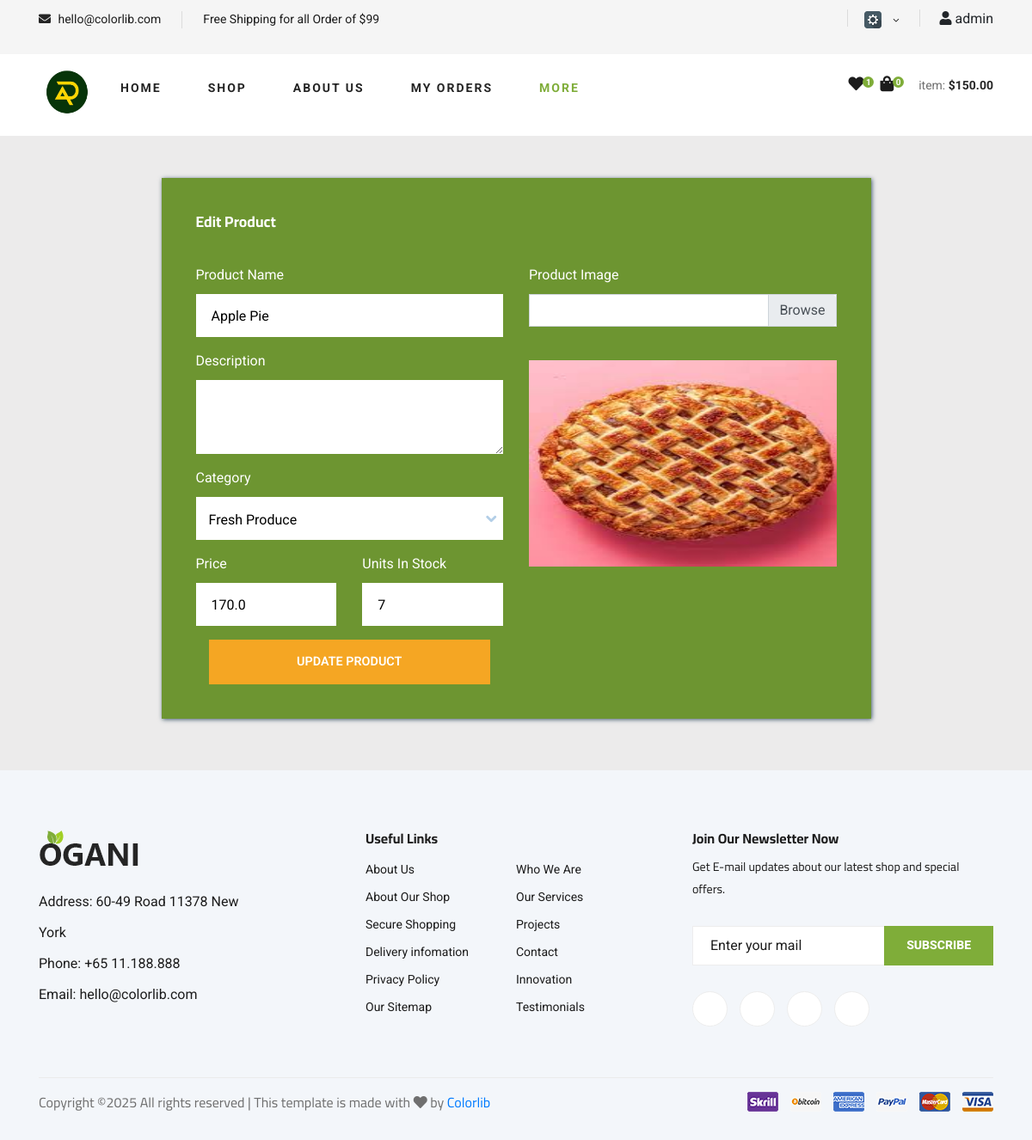
The app's page /edit-products/1 (signed in) with its own data.
### shop/models.py (models this page shows)
class Product(db.Model):
    id = db.Column(db.Integer, primary_key=True)
    username = db.Column(db.String(255), nullable=False)
    name = db.Column(db.String(100), nullable=False)
    description = db.Column(db.Text, nullable=False)
    category = db.Column(db.String(50), nullable=False)
    price = db.Column(db.Float, nullable=False)
    stock = db.Column(db.Integer, nullable=False)
    image_filename = db.Column(db.String(100))
    cart_items = db.relationship('CartItem', back_populates='product')

### shop/routes.py (the view, shortened to what this page needs)
@app.route('/edit-products/<int:product_id>', methods=['GET', 'POST'])
def editproducts(product_id):
    username = session.get('name')
    cart_items = CartItem.query.filter_by(username=username).all()
    total_items = len(cart_items)
    form = AddProductForm()
    product = Product.query.get(product_id)
    return render_template('seller/edit-product.html', product=product, form=form, cart_items=cart_items, total_items=total_items)

### shop/forms.py
class AddProductForm(FlaskForm):
    name = StringField('Product Name', validators=[InputRequired()], render_kw={'style': 'background-color: #ffffff; color: #000000;'})
    description = TextAreaField('Description', validators=[InputRequired()], render_kw={'style': 'background-color: #ffffff; color: #000000;'})
    category = SelectField('Category', choices=[
        ('Fresh Produce', 'Fresh Produce'),
        ('Snack and Candy', 'Snack and Candy'),
        ('Pantry Staples', 'Pantry Staples'),
        ('Gourmet Foods', 'Gourmet Foods'),
        ('Beverages', 'Beverages')
    ], render_kw={'style': 'background-color: #ffffff; color: #000000;'})
    price = FloatField('Price', render_kw={'style': 'background-color: #ffffff; color: #000000;'})
    stock = IntegerField('Units In Stock', render_kw={'style': 'background-color: #ffffff; color: #000000;'})
    product_image = FileField('Product Image', validators=[FileAllowed(['jpg', 'jpeg', 'png'], 'Images only!')])

### templates/seller/edit-product.html (shortened to what this page needs)
{% include 'navbar.html' %}
<!DOCTYPE html>
<html lang="en">
  <head>
    <link rel="stylesheet" href="{{ url_for('static', filename='css2/fontawesome.min.css') }}" />
    <link rel="stylesheet" href="{{ url_for('static', filename='jquery-ui-datepicker/jquery-ui.min.css') }}" type="text/css" />
    <link rel="stylesheet" href="{{ url_for('static', filename='css2/css/bootstrap.min.css') }}" />
    <link rel="stylesheet" href="{{ url_for('static', filename='css2/templatemo-style.css') }}">
  </head>
  <body style="background-color: #ecebeb;">
    <div class="container tm-mt-big tm-mb-big" style="padding-top: 150px; background-color: #ecebeb;">
        <div class="row">
            <div class="col-xl-9 col-lg-10 col-md-12 col-sm-12 mx-auto">
                <div class="tm-bg-primary-dark tm-block tm-block-h-auto" style="background-color: #6D9531 ;">
                    <div class="row">
                        <div class="col-12" style="background-color: #6D9531; margin-bottom: 10px;">
                            <h2 class="tm-block-title d-inline-block">Edit Product</h2>
                        </div>
                    </div>
                    <div class="row tm-edit-product-row">
                        <div class="col-xl-6 col-lg-6 col-md-12">
                            <form method="POST" action="" class="tm-edit-product-form" enctype="multipart/form-data">
                                <div class="form-group mb-3">
                                    {{ form.name.label(for="name", class="form-label") }}
                                    {{ form.name(id="name", class="form-control validate", value=product.name) }}
                                </div>
                                <div class="form-group mb-3">
                                    {{ form.description.label(for="description", class="form-label") }}
                                    {{ form.description(id="description", class="form-control validate", value=product.description) }}
                                </div>
                                <div class="form-group mb-3">
                                    {{ form.category.label(for="category", class="form-label") }}
                                    {{ form.category(id="category", class="custom-select tm-select-accounts", value=product.category) }}
                                </div>
                                <div class="row">
                                    <div class="form-group mb-3 col-xs-12 col-sm-6">
                                        {{ form.price.label(for="price", class="form-label") }}
                                        {{ form.price(id="price", class="form-control validate", value=product.price) }}
                                    </div>
                                    <div class="form-group mb-3 col-xs-12 col-sm-6">
                                        {{ form.stock.label(for="stock", class="form-label") }}
                                        {{ form.stock(id="stock", class="form-control validate", value=product.stock) }}
                                    </div>
                                </div>
                                <div class="col-12">
                                  <button type="submit" class="btn btn-primary btn-block text-uppercase">Update Product</button>
                                </div>
                            </div>
                            <div class="col-xl-6 col-lg-6 col-md-12 mx-auto mb-4">
                              <div class="form-group mb-3">
                                <label for="product_image">Product Image</label>
                                <div class="custom-file">
                                  {{ form.product_image.label(class="form-label") }}
                                  <label class="custom-file-label" for="fileInput">Choose file</label>
                                </div>
                              </div>
                              <div class="tm-product-img-dummy mx-auto">
                                <img id="previewImage" src="{{ url_for('static', filename='images/' + product.image_filename) }}" alt="Preview" style="width: 100%; height: 100%;" />
                            </div>
                              <div class="custom-file mt-3 mb-3">
                              </div>
                            </div>
                        </div>
                    </div>
                </div>
            </div>
        </div>
</body>
    <footer class="footer spad">
      <div class="container">
          <div class="row">
              <div class="col-lg-3 col-md-6 col-sm-6">
                  <div class="footer__about">
                      <div class="footer__about__logo">
                          <a href="./index.html"><img src="static/img/logo.png" alt=""></a>
                      </div>
                      <ul>
                          <li>Address: 60-49 Road 11378 New York</li>
                          <li>Phone: +65 11.188.888</li>
                          <li>Email: hello@colorlib.com</li>
                      </ul>
                  </div>
              </div>
              <div class="col-lg-4 col-md-6 col-sm-6 offset-lg-1">
                  <div class="footer__widget">
                      <h6>Useful Links</h6>
                      <ul>
                          <li><a href="#">About Us</a></li>
                          <li><a href="#">About Our Shop</a></li>
                          <li><a href="#">Secure Shopping</a></li>
                          <li><a href="#">Delivery infomation</a></li>
                          <li><a href="#">Privacy Policy</a></li>
                          <li><a href="#">Our Sitemap</a></li>
                      </ul>
                      <ul>
                          <li><a href="#">Who We Are</a></li>
                          <li><a href="#">Our Services</a></li>
                          <li><a href="#">Projects</a></li>
                          <li><a href="#">Contact</a></li>
                          <li><a href="#">Innovation</a></li>
                          <li><a href="#">Testimonials</a></li>
                      </ul>
                  </div>
              </div>
              <div class="col-lg-4 col-md-12">
                  <div class="footer__widget">
                      <h6>Join Our Newsletter Now</h6>
                      <p>Get E-mail updates about our latest shop and special offers.</p>
                      <form action="#">
                          <input type="text" placeholder="Enter your mail">
                          <button type="submit" class="site-btn">Subscribe</button>
                      </form>
                      <div class="footer__widget__social">
                          <a href="#"></a>
                          <a href="#"></a>
                          <a href="#"></a>
                          <a href="#"></a>
                      </div>
                  </div>
              </div>
          </div>
          <div class="row">
              <div class="col-lg-12">
                  <div class="footer__copyright">
                      <div class="footer__copyright__text"><p>
  Copyright &copy;<script>document.write(new Date().getFullYear());</script> All rights reserved | This template is made with <i class="fa fa-heart" aria-hidden="true"></i> by <a href="https://colorlib.com" target="_blank">Colorlib</a>
  </p></div>
                      <div class="footer__copyright__payment"><img src="static/img/payment-item.png" alt=""></div>
                  </div>
              </div>
          </div>
      </div>
  </footer>
  </body>
</html>

### static/css/style.css (style rules this page uses)
html, body { height: 100%; font-family: "Cairo", sans-serif; -webkit-font-smoothing: antialiased; font-smoothing: antialiased; }
h1, h2, h3, h4, h5, h6 { margin: 0; color: #111111; font-weight: 400; font-family: "Cairo", sans-serif; }
h2 { font-size: 36px; }
h6 { font-size: 16px; }
p { font-size: 16px; font-family: "Cairo", sans-serif; color: #6f6f6f; font-weight: 400; line-height: 26px; margin: 0 0 15px 0; }
img { max-width: 100%; }
ul, ol { padding: 0; margin: 0; }
.spad { padding-top: 100px; padding-bottom: 100px; }
.site-btn { font-size: 14px; color: #ffffff; font-weight: 800; text-transform: uppercase; display: inline-block; padding: 13px 30px 12px; background: #7fad39; border: none; }
.footer { background: #F3F6FA; padding-top: 70px; padding-bottom: 0; }
.footer__about { margin-bottom: 30px; }
.footer__about ul li { font-size: 16px; color: #1c1c1c; line-height: 36px; list-style: none; }
.footer__about__logo { margin-bottom: 15px; }
.footer__about__logo a { display: inline-block; }
.footer__widget { margin-bottom: 30px; overflow: hidden; }
.footer__widget h6 { color: #1c1c1c; font-weight: 700; margin-bottom: 10px; }
.footer__widget ul { width: 50%; float: left; }
.footer__widget ul li { list-style: none; }
.footer__widget ul li a { color: #1c1c1c; font-size: 14px; line-height: 32px; }
.footer__widget p { font-size: 14px; color: #1c1c1c; margin-bottom: 30px; }
.footer__widget form { position: relative; margin-bottom: 30px; }
.footer__widget form input { width: 100%; font-size: 16px; padding-left: 20px; color: #1c1c1c; height: 46px; border: 1px solid #ededed; }
.footer__widget form input::placeholder { color: #1c1c1c; }
.footer__widget form button { position: absolute; right: 0; top: 0; padding: 0 26px; height: 100%; }
.footer__widget .footer__widget__social a { display: inline-block; height: 41px; width: 41px; font-size: 16px; color: #404040; border: 1px solid #ededed; border-radius: 50%; line-height: 38px; text-align: center; background: #ffffff; -webkit-transition: all, 0.3s; -moz-transition: all, 0.3s; -ms-transition: all, 0.3s; -o-transition: all, 0.3s; transition: all, 0.3s; margin-right: 10px; }
.footer__widget .footer__widget__social a:last-child { margin-right: 0; }
.footer__copyright { border-top: 1px solid #ebebeb; padding: 15px 0; overflow: hidden; margin-top: 20px; }
.footer__copyright__text { font-size: 14px; color: #1c1c1c; float: left; line-height: 25px; }
.footer__copyright__payment { float: right; }
@media only screen and (min-width: 1200px) { .container { max-width: 1170px; } }

### static/css2/templatemo-style.css (style rules this page uses)
html { font-size: 16px; overflow-x: hidden; }
body { font-family: Roboto, Helvetica, Arial, sans-serif; background-color: #4e657a; overflow-x: hidden; }
.tm-mt-big { margin-top: 57px; }
.tm-mb-big { margin-bottom: 60px; }
.tm-block { padding: 40px; -webkit-box-shadow: 1px 1px 5px 0 #455c71; -moz-box-shadow: 1px 1px 5px 0 #455c71; box-shadow: 1px 1px 5px 0 #455c71; min-height: 350px; height: 100%; max-height: 450px; }
.tm-block-h-auto { min-height: 1px; max-height: none; height: auto; }
.tm-block-title { font-size: 1.1rem; font-weight: 700; color: #fff; margin-bottom: 30px; }
.form-control { background-color: #54657d; color: #fff; border: 0; }
.form-group label { color: #fff; margin-bottom: 10px; }
.form-control { padding: 19px 18px; border-radius: 0; height: 50px; }
.form-group { margin-bottom: 15px; }
.btn { border-radius: 0; padding: 13px 28px; transition: all 0.2s ease; max-width: 100%; }
.btn-primary { color: #fff; background-color: #f5a623; border: 2px solid #f5a623; font-size: 90%; font-weight: 600; }
.custom-file-label { border-radius: 0; }
.tm-bg-primary-dark { background-color: #435c70; }
.custom-select { width: 100%; border: none; color: #acc6de; height: 50px; -webkit-appearance: none; -moz-appearance: none; -ms-appearance: none; -o-appearance: none; appearance: none; -webkit-border-radius: 0; -moz-border-radius: 0; -ms-border-radius: 0; -o-border-radius: 0; border-radius: 0; padding: 15px; background: url(../img/arrow-down.png) 98% no-repeat #50657b; }
.custom-select { height: 50px; border-radius: 0; }
.tm-product-img-dummy { max-width: 100%; height: 240px; display: flex; align-items: center; justify-content: center; color: #fff; background: #aaa; }

### records on screen
Product: name "Apple Pie", category "Fresh Produce", price "170.0", stock "7", image_filename (picture)

### other values on screen
{{ session['name'] }} "admin"
{{ total_items }} "0"
